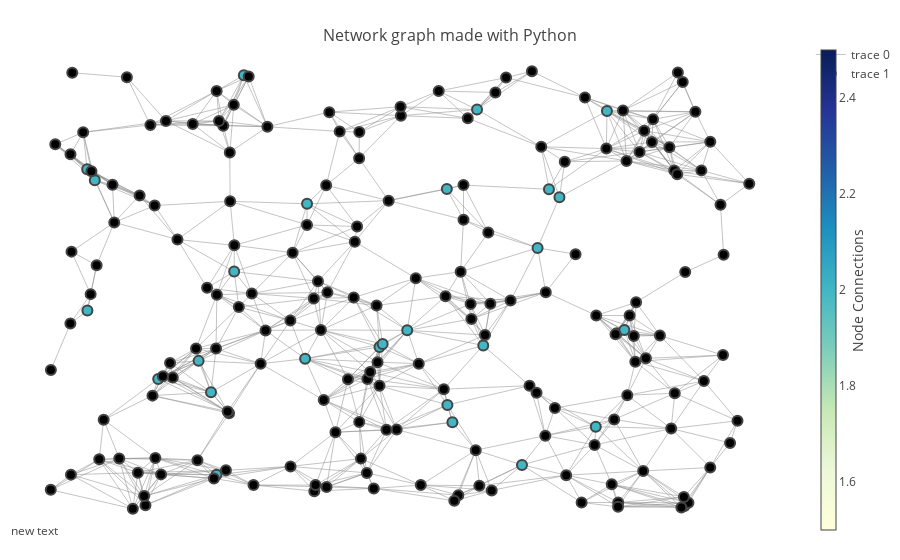

This figure's notebook cell:
### Code cell
fig = Figure(data=Data([edge_trace, node_trace]),
             layout=Layout(
                title='<br>Network graph made with Python',
                titlefont=dict(size=16),
                showlegend=True,
                hovermode='closest',
                margin=dict(b=20,l=5,r=5,t=40),
                annotations=[ dict(
#                     text="Python code: <a href='https://plot.ly/ipython-notebooks/network-graphs/'> https://plot.ly/ipython-notebooks/network-graphs/</a>",
                    showarrow=False,
                    xref="paper", yref="paper",
                    x=0.005, y=-0.002 ) ],
                xaxis=XAxis(showgrid=False, zeroline=False, showticklabels=False),
                yaxis=YAxis(showgrid=False, zeroline=False, showticklabels=False)))

iplot(fig)

### Figure 1 — Plotly figure (JSON) as saved in the notebook; plotly's stock layout.template omitted (floating-point values rounded to 4 significant figures; data arrays with more than 128 entries replaced by an {"elided": "..."} marker saying what was removed)
{"data": [{"hoverinfo": "none", "line": {"color": "#888", "width": 0.5}, "mode": "lines", "type": "scatter", "x": {"elided": "2553 float values"}, "y": {"elided": "2553 float values"}}, {"hoverinfo": "text", "marker": {"color": [2, 2, 2, 2, 2, 2, 2, 2, 2, 2, 2, 2, 2, 2, 2, 2, 2, 2, 2, 2, 2, 2, 2, 2, 2, 2, 2, 2], "colorbar": {"thickness": 15, "title": "Node Connections", "titleside": "right", "xanchor": "left"}, "colorscale": "YIGnBu", "line": {"width": 2}, "reversescale": true, "showscale": true, "size": 10}, "mode": "markers", "text": ["# of connections: 2", "# of connections: 2", "# of connections: 2", "# of connections: 2", "# of connections: 2", "# of connections: 2", "# of connections: 2", "# of connections: 2", "# of connections: 2", "# of connections: 2", "# of connections: 2", "# of connections: 2", "# of connections: 2", "# of connections: 2", "# of connections: 2", "# of connections: 2", "# of connections: 2", "# of connections: 2", "# of connections: 2", "# of connections: 2", "# of connections: 2", "# of connections: 2", "# of connections: 2", "# of connections: 2", "# of connections: 2", "# of connections: 2", "# of connections: 2", "# of connections: 2"], "type": "scatter", "x": {"elided": "200 float values"}, "y": {"elided": "200 float values"}}], "layout": {"annotations": [{"showarrow": false, "x": 0.005, "xref": "paper", "y": -0.002, "yref": "paper"}], "hovermode": "closest", "margin": {"b": 20, "l": 5, "r": 5, "t": 40}, "showlegend": true, "title": "<br>Network graph made with Python", "titlefont": {"size": 16}, "xaxis": {"showgrid": false, "showticklabels": false, "zeroline": false}, "yaxis": {"showgrid": false, "showticklabels": false, "zeroline": false}}}
